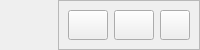
     <widget class="QWidget" name="titleBar" native="true">
      <property name="maximumSize">
       <size>
        <width>16777215</width>
        <height>42</height>
       </size>
      </property>
      <layout class="QHBoxLayout" name="horizontalLayout_7">
       <property name="spacing">
        <number>0</number>
       </property>
       <property name="leftMargin">
        <number>0</number>
       </property>
       <property name="topMargin">
        <number>0</number>
       </property>
       <property name="rightMargin">
        <number>0</number>
       </property>
       <property name="bottomMargin">
        <number>0</number>
       </property>
       <item>
        <widget class="QWidget" name="widget_18" native="true"/>
       </item>
       <item alignment="Qt::AlignRight">
        <widget class="QFrame" name="frame_5">
         <property name="frameShape">
          <enum>QFrame::StyledPanel</enum>
         </property>
         <property name="frameShadow">
          <enum>QFrame::Raised</enum>
         </property>
         <layout class="QHBoxLayout" name="horizontalLayout_8">
          <item>
           <widget class="QPushButton" name="minBtn">
            <property name="minimumSize">
             <size>
              <width>30</width>
              <height>30</height>
             </size>
            </property>
            <property name="maximumSize">
             <size>
              <width>16777215</width>
              <height>16777215</height>
             </size>
            </property>
            <property name="cursor">
             <cursorShape>PointingHandCursor</cursorShape>
            </property>
            <property name="text">
             <string/>
            </property>
            <property name="icon">
             <iconset resource="QSS/QSS_Resources.qrc">
              <normaloff>:/icons/Icons/window_minimize.png</normaloff>:/icons/Icons/window_minimize.png</iconset>
            </property>
            <property name="iconSize">
             <size>
              <width>14</width>
              <height>14</height>
             </size>
            </property>
           </widget>
          </item>
          <item>
           <widget class="QPushButton" name="restoreBtn">
            <property name="minimumSize">
             <size>
              <width>30</width>
              <height>30</height>
             </size>
            </property>
            <property name="maximumSize">
             <size>
              <width>16777215</width>
              <height>16777215</height>
             </size>
            </property>
            <property name="cursor">
             <cursorShape>PointingHandCursor</cursorShape>
            </property>
            <property name="text">
             <string/>
            </property>
            <property name="icon">
             <iconset resource="QSS/QSS_Resources.qrc">
              <normaloff>:/icons/Icons/square.png</normaloff>:/icons/Icons/square.png</iconset>
            </property>
            <property name="iconSize">
             <size>
              <width>16</width>
              <height>16</height>
             </size>
            </property>
           </widget>
          </item>
          <item>
           <widget class="QPushButton" name="closeBtn">
            <property name="sizePolicy">
             <sizepolicy hsizetype="Fixed" vsizetype="Fixed">
              <horstretch>0</horstretch>
              <verstretch>0</verstretch>
             </sizepolicy>
            </property>
            <property name="minimumSize">
             <size>
              <width>30</width>
              <height>30</height>
             </size>
            </property>
            <property name="maximumSize">
             <size>
              <width>30</width>
              <height>30</height>
             </size>
            </property>
            <property name="cursor">
             <cursorShape>PointingHandCursor</cursorShape>
            </property>
            <property name="text">
             <string/>
            </property>
            <property name="icon">
             <iconset resource="QSS/QSS_Resources.qrc">
              <normaloff>:/icons/Icons/window_close.png</normaloff>:/icons/Icons/window_close.png</iconset>
            </property>
            <property name="iconSize">
             <size>
              <width>14</width>
              <height>14</height>
             </size>
            </property>
           </widget>
          </item>
         </layout>
        </widget>
       </item>
      </layout>
     </widget>
